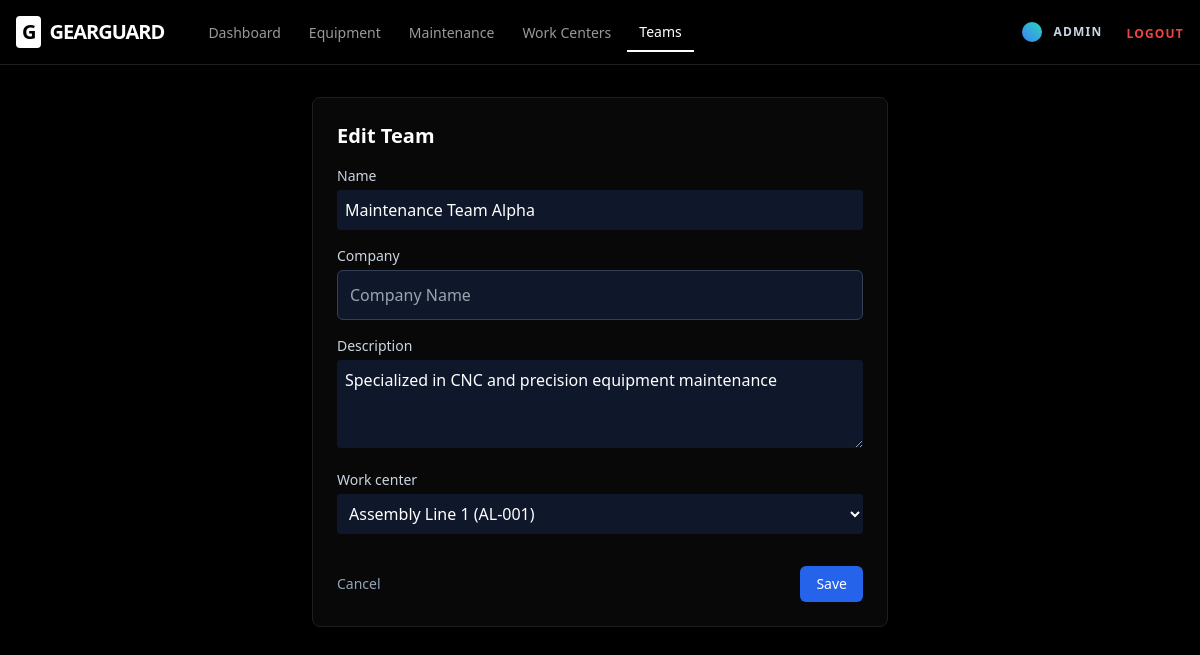
Page /teams/1/edit/ (signed in) on the committed database.
### teams/models.py (models this page shows, shortened)
class Team(models.Model):
    name = models.CharField(max_length=200)
    description = models.TextField(blank=True)
    company = models.CharField(max_length=200, blank=True, null=True)
    work_center = models.ForeignKey(WorkCenter, null=True, blank=True, on_delete=models.SET_NULL)

### teams/views.py (the view)
# urls.py: path('<int:pk>/edit/', views.team_edit, name='team_edit'),  # New route for editing team
@login_required
def team_edit(request, pk):
    team = get_object_or_404(Team, pk=pk)
    if request.method == 'POST':
        form = TeamForm(request.POST, instance=team)
        if form.is_valid():
            form.save()
            messages.success(request, 'Team updated successfully.')
            return redirect('teams:team_list')
        else:
            for field, errors in form.errors.items():
                for error in errors:
                    messages.error(request, f'{field}: {error}')
    else:
        form = TeamForm(instance=team)
    return render(request, 'teams/team_form.html', {'form': form, 'title': 'Edit Team'})

### teams/forms.py (shortened to what this page needs)
class TeamForm(forms.ModelForm):
    class Meta:
        model = Team
        fields = ['name', 'company', 'description', 'work_center']
        widgets = {
            'name': forms.TextInput(attrs={
                'class': 'w-full bg-slate-900 border-slate-800 text-white rounded p-2',
                'placeholder': 'Team name'
            }),
            'company': forms.TextInput(attrs={
                'class': 'w-full bg-slate-900 border border-slate-700 text-white rounded-md p-3 focus:outline-none focus:border-blue-500 focus:ring-1 focus:ring-blue-500 transition-colors',
                'placeholder': 'Company Name'
            }),
            'description': forms.Textarea(attrs={
                'class': 'w-full bg-slate-900 border-slate-800 text-white rounded p-2',
                'rows': 3,
                'placeholder': 'Team description'
            }),
            'work_center': forms.Select(attrs={
                'class': 'w-full bg-slate-900 border-slate-800 text-white rounded p-2'
            }),
        }

### teams/models.py (called while the page is built)
    def __str__(self):
        return f"{self.name} ({self.code})" if self.code else self.name

### templates/teams/team_form.html (shortened to what this page needs)
{% extends "base.html" %}
{% block content %}
<div class="max-w-xl mx-auto bg-card border border-border rounded-lg p-6">
    <h2 class="text-xl font-bold text-white mb-4">
        {{ title|default:"New Team" }}
    </h2>
    <form method="post" class="space-y-4">
        {% for field in form %}
        <div>
            <label class="block text-sm font-medium text-slate-300 mb-1">
                {{ field.label }}
            </label>
            {{ field }}
        </div>
        {% endfor %}
        <div class="flex justify-between items-center pt-4">
            <a href="{% url 'teams:team_list' %}" class="text-sm text-slate-400 hover:text-slate-300">
                Cancel
            </a>
            <button type="submit"
                class="bg-blue-600 hover:bg-blue-700 text-white px-4 py-2 rounded-md text-sm font-medium">
                Save
            </button>
        </div>
    </form>
</div>
{% endblock %}

### templates/base.html (shortened to what this page needs)
{% load static %}
<!doctype html>
<html lang="en">
<head>
  <script src="https://cdn.tailwindcss.com"></script>
</head>
<body class="bg-black text-white selection:bg-blue-500/30">
  <header class="app-header">
    <div class="max-w-7xl mx-auto px-4 h-16 flex items-center justify-between">
      <div class="flex items-center gap-8 h-16">
        <h1 class="text-xl font-black tracking-tighter flex items-center gap-2">
          <span class="bg-white text-black px-1.5 py-0.5 rounded">G</span>
          GEARGUARD
        </h1>
        {% if user.is_authenticated %}
        <nav class="hidden md:flex items-center gap-1 h-16">
          <a href="/" class="nav-link {% if request.path == '/' %}active{% endif %}">Dashboard</a>
          <a href="/equipment/" class="nav-link {% if '/equipment/' in request.path %}active{% endif %}">Equipment</a>
          <a href="/maintenance/" class="nav-link {% if '/maintenance/' in request.path %}active{% endif %}">
            Maintenance
          </a>
          <a href="{% url 'teams:workcenter_list' %}"
            class="nav-link {% if '/teams/workcenters/' in request.path %}active{% endif %}">
            Work Centers
          </a>
          <a href="{% url 'teams:team_list' %}"
            class="nav-link {% if '/teams/' in request.path and '/workcenters/' not in request.path %}active{% endif %}">
            Teams
          </a>
        </nav>
        {% endif %}
      </div>
      <div class="flex items-center gap-6 h-16">
        {% if user.is_authenticated %}
        <div class="flex items-center gap-3">
          <div class="w-5 h-5 bg-gradient-to-tr from-blue-500 to-teal-400 rounded-full"></div>
          <a href="{% url 'accounts:profile' %}"
            class="text-xs font-bold text-slate-300 uppercase tracking-widest hover:text-white">
            {{ user.username }}
          </a>
        </div>
        <form method="post" action="{% url 'accounts:logout' %}">
          <button type="submit" class="text-xs font-bold text-red-500 uppercase tracking-widest hover:text-red-400">
            Logout
          </button>
        </form>
        {% endif %}
      </div>
    </div>
  </header>
  <main class="max-w-7xl mx-auto px-4 py-8">
    {% block content %}{% endblock %}
  </main>
</body>
</html>

### templates/base.html (style rules this page uses)
.app-header { border-bottom: 1px solid hsl(0, 0%, 12%); background: rgba(0, 0, 0, 0.6); backdrop-filter: blur(12px); position: sticky; top: 0; z-index: 50; }
.nav-link { font-size: 0.875rem; font-weight: 500; color: hsl(0, 0%, 60%); padding: 0.5rem 0.75rem; transition: color 0.2s; }
.nav-link.active { color: white; border-bottom: 2px solid white; }

### rows in the picture
Team: form "Maintenance Team Alpha" "Specialized in CNC and precision equipment maintenance" "Assembly Line 1 (AL-001)"

### other values in the picture
{{ user.username }} "ADMIN"
{{ title|default:"New Team" }} "Edit Team"
{{ field.label }} "Name" "Company" "Description" "Work center"
